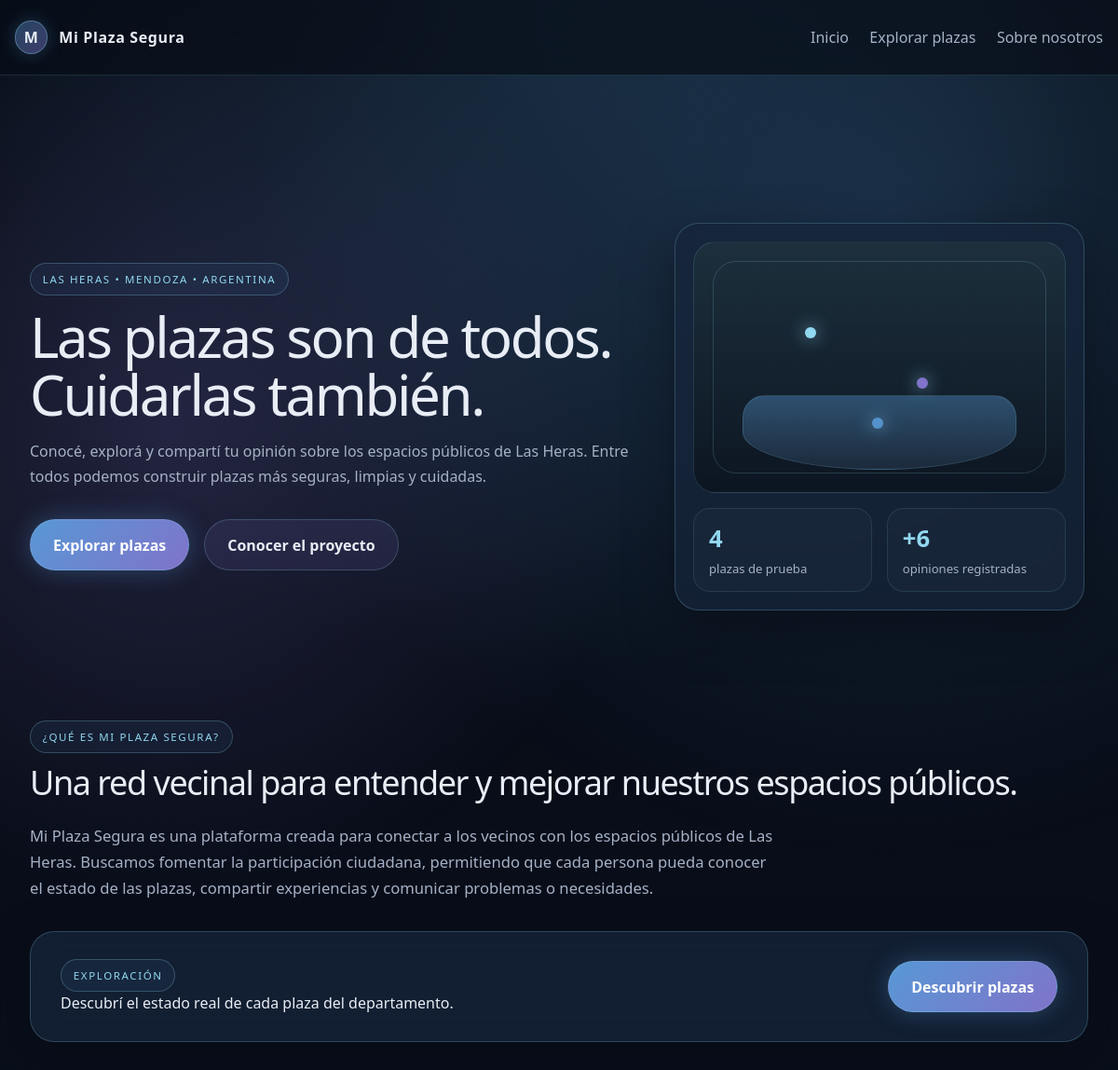
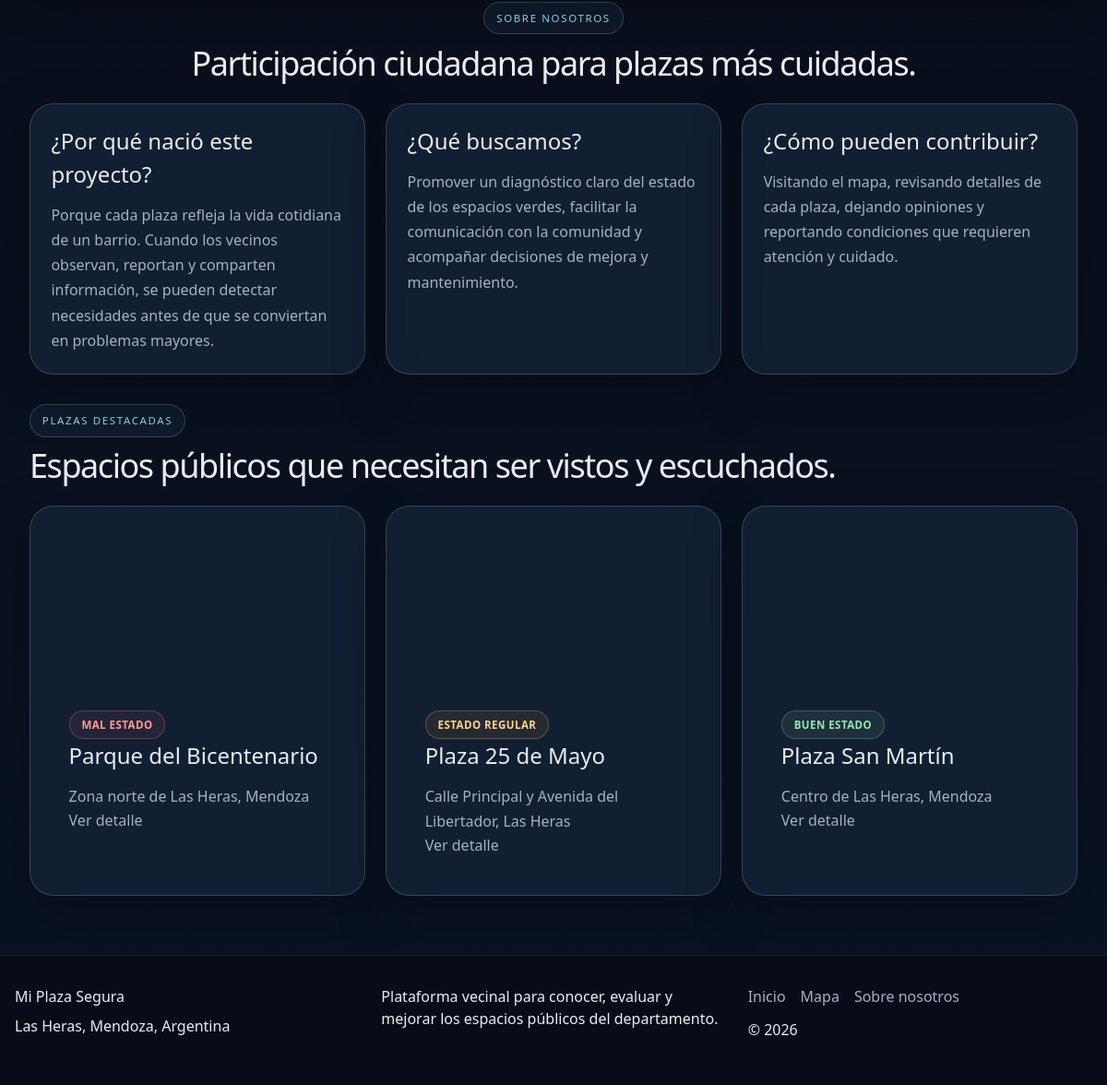
The page / on the database its author committed (2 pictures, top to bottom).
### tables this page shows
CREATE TABLE plazas (
            id INTEGER PRIMARY KEY AUTOINCREMENT,
            nombre TEXT NOT NULL,
            ubicacion TEXT NOT NULL,
            descripcion TEXT NOT NULL,
            latitud REAL NOT NULL,
            longitud REAL NOT NULL,
            estado TEXT NOT NULL,
            imagen TEXT,
            es_demo INTEGER NOT NULL DEFAULT 0
        );

### app.py (the view)
@app.route("/")
def inicio():
    plazas = get_plazas()[:3]
    return render_template("index.html", plazas=plazas)

### app.py (called while the page is built)
@app.before_request
def ensure_db_and_csrf() -> None:
    init_db()
    if "csrf_token" not in session:
        session["csrf_token"] = secrets.token_hex(16)

@app.context_processor
def inject_global_data():
    return {
        "current_year": datetime.now().year,
    }

### database.py (called while the page is built)
def get_connection() -> sqlite3.Connection:
    DB_PATH.parent.mkdir(parents=True, exist_ok=True)
    conn = sqlite3.connect(DB_PATH)
    conn.row_factory = sqlite3.Row
    conn.execute("PRAGMA foreign_keys = ON")
    return conn

def get_plazas(estado: str = "Todas", query: str = "") -> list[dict[str, Any]]:
    conn = get_connection()
    sql = "SELECT * FROM plazas WHERE 1=1"
    params: list[Any] = []
    if estado and estado != "Todas":
        sql += " AND estado = ?"
        params.append(estado)
    if query:
        like_query = f"%{query}%"
        sql += " AND (LOWER(nombre) LIKE LOWER(?) OR LOWER(ubicacion) LIKE LOWER(?))"
        params.extend([like_query, like_query])
    sql += " ORDER BY nombre ASC"
    rows = conn.execute(sql, params).fetchall()
    conn.close()
    return [dict(row) for row in rows]

### templates/index.html (shortened to what this page needs)
{% extends 'base.html' %}
{% block content %}
<section id="inicio" class="hero-section">
  <div class="hero-content">
    <div class="eyebrow">Las Heras • Mendoza • Argentina</div>
    <h1>Las plazas son de todos. Cuidarlas también.</h1>
    <p>
      Conocé, explorá y compartí tu opinión sobre los espacios públicos de Las Heras. Entre todos podemos construir plazas más seguras, limpias y cuidadas.
    </p>
    <div class="hero-actions">
      <a href="{{ url_for('mapa') }}" class="primary-btn">Explorar plazas</a>
      <a href="#sobre" class="secondary-btn">Conocer el proyecto</a>
    </div>
  </div>
  <div class="hero-visual">
    <div class="hero-card glass-card">
      <div class="mini-map-panel">
        <span class="dot dot-one"></span>
        <span class="dot dot-two"></span>
        <span class="dot dot-three"></span>
        <div class="mini-park"></div>
      </div>
      <div class="mini-stats">
        <div>
          <strong>4</strong>
          <span>plazas de prueba</span>
        </div>
        <div>
          <strong>+6</strong>
          <span>opiniones registradas</span>
        </div>
      </div>
    </div>
  </div>
</section>
<section class="intro-block">
  <div class="section-heading left">
    <span class="eyebrow">¿Qué es Mi Plaza Segura?</span>
    <h2>Una red vecinal para entender y mejorar nuestros espacios públicos.</h2>
  </div>
  <p>
    Mi Plaza Segura es una plataforma creada para conectar a los vecinos con los espacios públicos de Las Heras. Buscamos fomentar la participación ciudadana, permitiendo que cada persona pueda conocer el estado de las plazas, compartir experiencias y comunicar problemas o necesidades.
  </p>
</section>
<section class="map-cta">
  <div class="cta-card glass-card">
    <div>
      <span class="eyebrow">Exploración</span>
      <h2>Descubrí el estado real de cada plaza del departamento.</h2>
    </div>
    <a href="{{ url_for('mapa') }}" class="primary-btn">Descubrir plazas</a>
  </div>
</section>
<section id="sobre" class="about-section">
  <div class="section-heading center">
    <span class="eyebrow">Sobre nosotros</span>
    <h2>Participación ciudadana para plazas más cuidadas.</h2>
  </div>
  <div class="about-grid">
    <article class="glass-card info-card">
      <h3>¿Por qué nació este proyecto?</h3>
      <p>Porque cada plaza refleja la vida cotidiana de un barrio. Cuando los vecinos observan, reportan y comparten información, se pueden detectar necesidades antes de que se conviertan en problemas mayores.</p>
    </article>
    <article class="glass-card info-card">
      <h3>¿Qué buscamos?</h3>
      <p>Promover un diagnóstico claro del estado de los espacios verdes, facilitar la comunicación con la comunidad y acompañar decisiones de mejora y mantenimiento.</p>
    </article>
    <article class="glass-card info-card">
      <h3>¿Cómo pueden contribuir?</h3>
      <p>Visitando el mapa, revisando detalles de cada plaza, dejando opiniones y reportando condiciones que requieren atención y cuidado.</p>
    </article>
  </div>
</section>
<section class="featured-plazas">
  <div class="section-heading left">
    <span class="eyebrow">Plazas destacadas</span>
    <h2>Espacios públicos que necesitan ser vistos y escuchados.</h2>
  </div>
  <div class="plaza-preview-grid">
    {% for plaza in plazas %}
    <article class="glass-card plaza-preview-card">
      <div class="preview-image" style="background-image: url('{{ plaza.imagen if plaza.imagen else 'https://images.unsplash.com/photo-1501004318641-b39e6451bec6?auto=format&fit=crop&w=900&q=80' }}');"></div>
      <div class="preview-body">
        <div class="status-badge status-{{ plaza.estado|lower|replace(' ', '-') }}">{{ plaza.estado }}</div>
        <h3>{{ plaza.nombre }}</h3>
        <p>{{ plaza.ubicacion }}</p>
        <a href="{{ url_for('plaza_detalle', plaza_id=plaza['id']) }}" class="text-link">Ver detalle</a>
      </div>
    </article>
    {% endfor %}
  </div>
</section>
{% endblock %}

### templates/base.html (shortened to what this page needs)
<!DOCTYPE html>
<html lang="es">
  <head>
    <script src="https://cdn.tailwindcss.com"></script>
    <link rel="stylesheet" href="https://unpkg.com/leaflet@1.9.4/dist/leaflet.css" />
    <link rel="stylesheet" href="{{ url_for('static', filename='css/styles.css') }}" />
  </head>
  <body>
    <div class="page-glow"></div>
    <header class="site-header">
      <nav class="nav-shell">
        <a href="{{ url_for('inicio') }}" class="brand">
          <span class="brand-mark">M</span>
          <span>Mi Plaza Segura</span>
        </a>
        <div class="nav-links">
          <a href="{{ url_for('inicio') }}">Inicio</a>
          <a href="{{ url_for('mapa') }}">Explorar plazas</a>
          <a href="{{ url_for('inicio') }}#sobre">Sobre nosotros</a>
        </div>
      </nav>
    </header>
    <main class="main-shell">
      {% block content %}{% endblock %}
    </main>
    <footer class="site-footer">
      <div class="footer-shell">
        <div>
          <h3>Mi Plaza Segura</h3>
          <p>Las Heras, Mendoza, Argentina</p>
        </div>
        <div>
          <p>Plataforma vecinal para conocer, evaluar y mejorar los espacios públicos del departamento.</p>
        </div>
        <div>
          <div class="footer-links">
            <a href="{{ url_for('inicio') }}">Inicio</a>
            <a href="{{ url_for('mapa') }}">Mapa</a>
            <a href="{{ url_for('inicio') }}#sobre">Sobre nosotros</a>
          </div>
          <p>© {{ current_year or 2026 }}</p>
        </div>
      </div>
    </footer>
  </body>
</html>

### rows shown on the page
plazas: estado "MAL ESTADO", nombre "Parque del Bicentenario", ubicacion "Zona norte de Las Heras, Mendoza"
plazas: estado "ESTADO REGULAR", nombre "Plaza 25 de Mayo", ubicacion "Calle Principal y Avenida del Libertador, Las Heras"
plazas: estado "BUEN ESTADO", nombre "Plaza San Martín", ubicacion "Centro de Las Heras, Mendoza"
